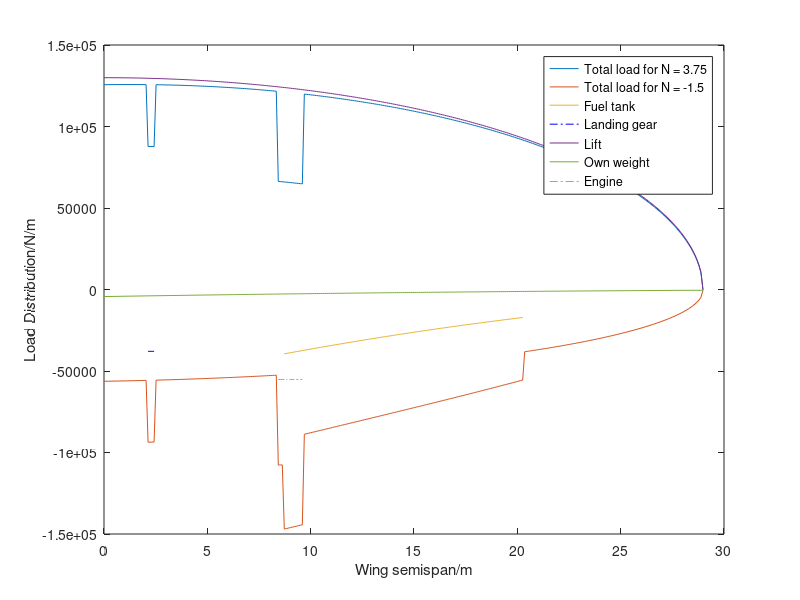
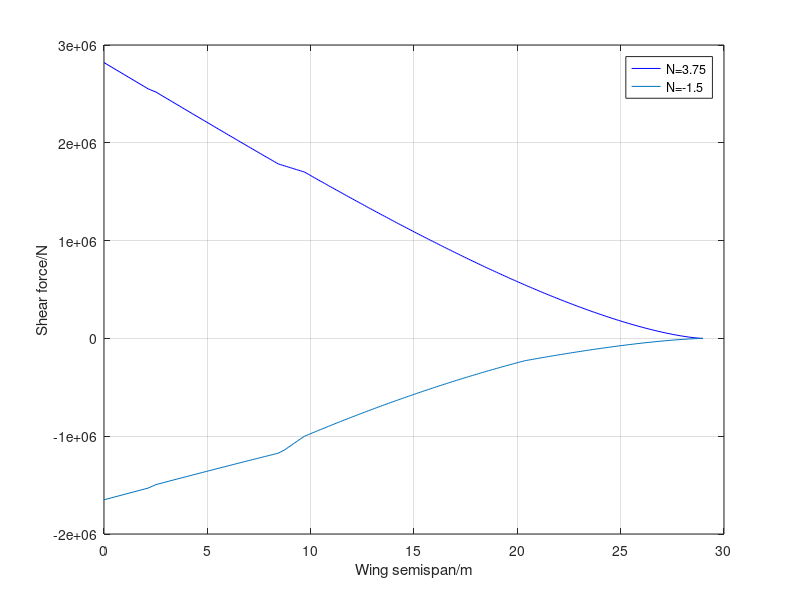
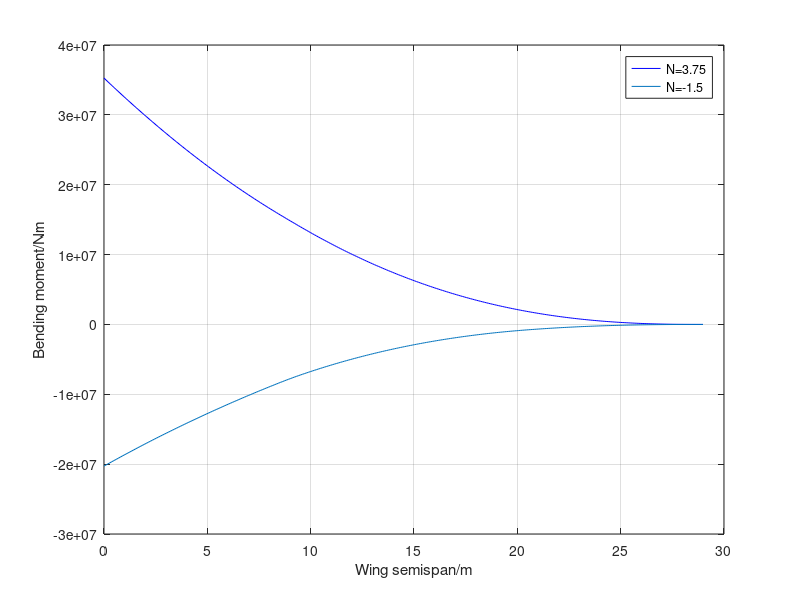
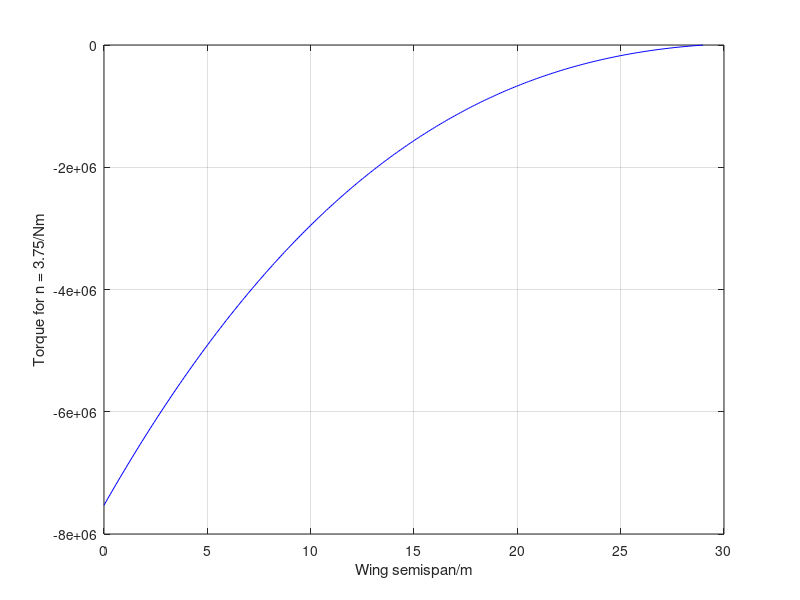

Source code (MATLAB) for these figures, in order:
%Wing load calculation
clear
clc

%%
%Cruise parameters
aCruise = 296.5355;
rho = 0.3796;
M = 0.8;
V_cruise = M * aCruise;
V_max = 0.8*aCruise*1.25;% maximum velocity

halfSpan = (53.19-3.9)/2;  %wing semispan from the root at fuselage joint
n = 3.75;   %ultimate load factor
nn = -1.5; %negative extreme
N = 300; % number of discretisation
dy = halfSpan/(N-1); % size of intervals
y = 0 : dy : halfSpan; % spanwise discretisation 
W = 1341419/9.81; % weight at cruise altitude with no fuel
L = n*W*9.81/2; % lift on one side of the wing
LN = nn*W*9.81/2; % lift on one side of the wing

cRoot = 8.5742; % root chord
cTip = 2.7437; % tip chord
%angle of flexural axis
sweep = deg2rad(33.2);
theta = atan((tan(sweep)*halfSpan+0.15*(cTip-cRoot))/halfSpan);
c = cRoot : -(cRoot-cTip)/(N-1) :cTip; % aero chord length distribution
%% structural coordinate
%structural span
bs = halfSpan/cos(theta);
dx = bs/(N-1);
x = 0 : dx : bs;
%leading and trailing edge sweep angle
alead = atan((tan(sweep)*halfSpan-0.25*(cTip-cRoot))/halfSpan);
atrai = atan((tan(sweep)*halfSpan+0.75*(cTip-cRoot))/halfSpan);
lright = cRoot/(tan(alead)-tan(atrai));
lflex = lright/cos(theta);
chordS = (lflex-x/cos(theta))*(tan(alead-theta)+tan(theta-atrai));

%% load distribution
% lift distribution
ellipfunc = (1-(y./halfSpan).^2).^0.5;
% elli (1,1:floor(1.5/11.52*N))=zeros(1,floor(1.5/11.52*N));
l_wing = ellipfunc*L/(trapz(y,ellipfunc));
l_wingn = ellipfunc*LN/(trapz(y,ellipfunc));

%own weight
W_wing = 5150*9.81; % weight of wing
t2c = ones(1,300)*0.15;% thickness to chord ratio
t = t2c.*c;
% assume wing weight is proportional to c^2*t2c
w_wing = t2c.*c.^2*W_wing/trapz(y,t2c.*c.^2); % assuming quadratic

%fuel tank calcualtion
W_fuel = 27800*9.81;
yFuel = linspace(8.6949,20.2882,120);
t2cFuel = zeros(1,N);
cfuel = zeros(1,N);
t2cFuel(91:210) = t2c(91:210);
cfuel(91:210) = c(91:210);
w_fuel = t2cFuel.*cfuel.^2.*W_fuel./trapz(y,t2cFuel.*cfuel.^2);

%landing gear
W_lg = 1275*9.81 ; % weight of main landin gear
y_lg = zeros(1,N);
y_lg(floor(N*1.95/halfSpan):floor(N*2.2/halfSpan)) = 1;% y position of mail landing gear
w_lg = W_lg*y_lg/trapz(y,y_lg);

%engine
W_engine = 6030*9.81;
y_engine = zeros(1,N);
y_engine(floor(N*7.23/halfSpan):floor(N*8.23/halfSpan)) = 1;
w_engine = W_engine*y_engine/trapz(y,y_engine);

%without the fuel
totalLoad = l_wing-w_wing-w_lg-w_engine;
totalLoadN = l_wingn-w_wing-w_fuel-w_lg-w_engine;

%plot
figure(1)
plot(x,totalLoad);
hold on;
plot(x,totalLoadN);
hold on;
plot(x(91:210),-w_fuel(91:210));
hold on
plot(x(floor(N*1.95/halfSpan):floor(N*2.2/halfSpan)),-w_lg(floor(N*1.95/halfSpan):floor(N*2.2/halfSpan)),'b-.');
hold on;
plot(x,l_wing);
hold on;
plot(x,-w_wing);
hold on
plot(x(floor(N*7.23/halfSpan):floor(N*8.23/halfSpan)),-w_engine(floor(N*7.23/halfSpan):floor(N*8.23/halfSpan)),'-.');
legend("Total load for N = 3.75","Total load for N = -1.5","Fuel tank","Landing gear","Lift","Own weight","Engine");
xlabel('Wing semispan/m')
ylabel('Load Distribution/N/m')
hold off;

%% shear force
% initialise
%Shear force
shearForce = totalLoad.*dx;
shearForceN = totalLoadN.*dx;
for i = 1:N
    shearForce(i) = sum(shearForce(i:N));
    shearForceN(i) = sum(shearForceN(i:N));
end

figure(2)
plot(x,shearForce,'b')
hold on
plot(x,shearForceN)
legend("N=3.75","N=-1.5");
xlabel('Wing semispan/m')
ylabel('Shear force/N')
grid on

%% Bending moment
shearForce(301)=0;
shearForceN(301)=0;
for i = 1:N
    dbendMoment(i) = (shearForce(i)+shearForce(i+1))*(dx)/2;
    dbendMomentN(i) = (shearForceN(i)+shearForceN(i+1))*(dx)/2;
end

for i = 1:N
    bendMoment(i) = sum(dbendMoment(i:N));
    bendMomentN(i) = sum(dbendMomentN(i:N));
end

figure(3)
plot(x,bendMoment,'b')
hold on
plot(x,bendMomentN)
legend("N=3.75","N=-1.5");
xlabel('Wing semispan/m')
ylabel('Bending moment/Nm')
grid on
%% Torque
cm0 = ones(1,N)*-0.07;
dM0 = 0.5*rho*(cos(theta)*V_max)^2*chordS.^2.*cm0;%moment with respect to flexural axis. this could be better as this is more conservative and this is calculated with respect to the flexural axis.
%assume flexural axis at (.15+.60)/2=37.5% chord -- centre of wing box
xCenter = 0.375;
%moment arm of lift
liftArm = (-xCenter+0.25)*chordS;
deltaLa = liftArm.*l_wing*dx;
% deltaLaN = liftArm.*l_wingn*dx;

%moment arm of inertia loads
weightArm = (-xCenter+0.5).*chordS;
deltaNWb = n*w_wing.*weightArm*dx;
%sectional torque
dT =deltaLa+deltaNWb+dM0;
% dTn = deltaLaN+deltaNWb+dM0;
%total torque
for i = 1:N
    T(N-i+1) = sum(dT(N-i+1:N));  % sum from tip to root
%     Tn(N-i+1) = sum(dTn(N-i+1:N));
end

figure(4)
plot(x,T,'b');
% hold on
% plot(x,Tn);
xlabel('Wing semispan/m')
ylabel('Torque for n = 3.75/Nm')
grid on

%% calculation of shear flow
bBox = t.*(1/1.2861);
cBox = 0.45.*c;
NormalLoad = bendMoment./(bBox.*cBox);
NormalLoadN = -bendMomentN./(bBox.*cBox);

%T/2A
qTorque = -T./(2*bBox.*cBox);
% qTorque2 = -Tn./(2*bBox*cBox);

%SF/2Bw
qS = shearForce(1:300)./(2.*bBox);

figure(5)
plot(x,NormalLoad,'b');
hold on
plot(x,NormalLoadN);
legend("N=3.75","N=-1.5");
xlabel('Wing semispan/m')
ylabel('Compression per unit length/Nm^-1')
grid on

figure(6)
plot(x,qTorque,'b');
% hold on
% plot(x,qTorque2);
% legend("N=3.75","N=-1.5");
xlabel('Wing semispan/m')
ylabel('Shear Flow from torque/Nm^-1')
grid on
 
figure(7)
plot(x,qS,'b');
xlabel('Wing semispan/m')
ylabel('Shear flow from shear force/Nm^-1')
grid on

%% spar sizing
ks = 8.2;
q1 = abs(qS+qTorque);
q2 = abs(qS-qTorque);
E = 76E9;
tFrontSpar = 1000*((q1.*bBox.^2)./(ks*E)).^(1/3);
tRearSpar = 1000*((q2.*bBox.^2)./(ks*E)).^(1/3);
tFrontSpar = ceil(tFrontSpar.*10)/10;
tRearSpar = ceil(tRearSpar.*10)/10;
figure(8)
plot(x,tFrontSpar);
hold on;
plot(x,tRearSpar);
xlabel("Wing span/m");
ylabel("Thickness/mm");
legend("Front spar","Rear spar");
shearStress1 = q1./tFrontSpar;
shearStress2 = q2./tRearSpar;
disp(max(shearStress1));
disp(max(shearStress2));

%% web stiffeners sizing
gradient = (bBox(300)-bBox(1))./x(300);
spacing(1) = bBox(1);
for i = 2:100
    spacing(i) = spacing(i-1)+spacing(i-1).*gradient;
    if (abs(sum(spacing) - x(300)) <= 0.01)
        break;
    end
end
spacing = ceil(100.*spacing)./100;
webDistribution(1)=0;
for i = 1:48
webDistribution(i+1) = webDistribution(i)+spacing(i); 
end
figure(9)
for i = 1:48
    plot(webDistribution(i:i+1),[spacing(i),spacing(i)]);
    hold on
end
ylabel('Web stiffeners spacing/m');
xlabel("Position in half span/m");

%% weight calculation for spar and web stiffeners
%volume of the web
volumeSpar = sum(0.001.*tFrontSpar.*bBox.*dx) + sum(0.001.*tRearSpar.*bBox.*dx);
flangeBreath = bBox.*0.05/1;
flangthickness = bBox.*0.006/1;
volumeSpar = volumeSpar + 2.*sum(flangeBreath.*flangthickness.*dx);
%assume 5mm width and 2mm thick for web stiffeners. 
volumeStiffeners = sum(spacing.*0.005.*0.002);
% volumeWebStiffeners = sum(space.*thickness.*height)
volumeSparTotal = volumeSpar+volumeStiffeners
massSparTotal = volumeSparTotal*2710